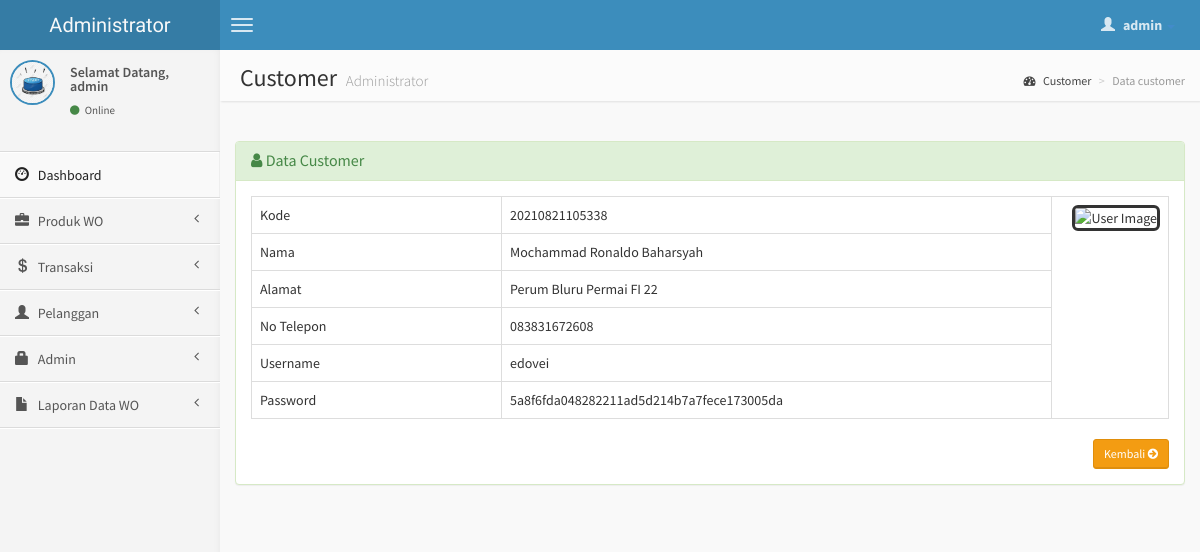
Page /admin/detail-customer.php?kd=20210821105338 (signed in) on the committed database.
### tables this page shows
CREATE TABLE `customer` (
  `kd_cus` varchar(20) NOT NULL,
  `nama` varchar(30) NOT NULL,
  `alamat` varchar(50) NOT NULL,
  `no_telp` varchar(15) NOT NULL,
  `username` varchar(15) NOT NULL,
  `password` text NOT NULL,
  `gambar` varchar(100) NOT NULL
);

### admin/detail-customer.php (the view, shortened to what this page needs)
<?php
if (empty($_SESSION['username'])){
	header('location:../index.php');
} else {
?>
<!DOCTYPE html>
<html>
    <head>
        <link href="../dist/css/bootstrap.css" rel="stylesheet" type="text/css" />
        <link href="//cdnjs.cloudflare.com/ajax/libs/font-awesome/4.1.0/css/font-awesome.min.css" rel="stylesheet" type="text/css" />
        <link href="//code.ionicframework.com/ionicons/1.5.2/css/ionicons.min.css" rel="stylesheet" type="text/css" />
        <link href="../css/morris/morris.css" rel="stylesheet" type="text/css" />
        <link href="../css/jvectormap/jquery-jvectormap-1.2.2.css" rel="stylesheet" type="text/css" />
        <link href="../css/datepicker/datepicker3.css" rel="stylesheet" type="text/css" />
        <link href="../css/daterangepicker/daterangepicker-bs3.css" rel="stylesheet" type="text/css" />
        <link href="../css/bootstrap-wysihtml5/bootstrap3-wysihtml5.min.css" rel="stylesheet" type="text/css" />
        <link href="../css/AdminLTE.css" rel="stylesheet" type="text/css" />
        <link rel="stylesheet" href="datatables/dataTables.bootstrap.css"/>
    </head>
    <body class="skin-blue">
        <header class="header">
            <a href="index.php" class="logo">
                Administrator
            </a>
            <nav class="navbar navbar-static-top" role="navigation">
                <a href="#" class="navbar-btn sidebar-toggle" data-toggle="offcanvas" role="button">
                    <span class="icon-bar"></span>
                    <span class="icon-bar"></span>
                    <span class="icon-bar"></span>
                </a>
                <div class="navbar-right">
                    <ul class="nav navbar-nav">
                        <li class="dropdown user user-menu">
                            <a href="#" class="dropdown-toggle" data-toggle="dropdown">
                                <i class="glyphicon glyphicon-user"></i>
                                <span><?php echo $_SESSION['fullname']; ?> <i class="caret"></i></span>
                            </a>
<?php } ?>
                        </li>
                    </ul>
                </div>
            </nav>
        </header>
        <div class="wrapper row-offcanvas row-offcanvas-left">
            <aside class="left-side sidebar-offcanvas">
                <section class="sidebar">
                    <div class="user-panel">
                        <div class="pull-left image">
                            <img src="<?php echo $_SESSION['gambar']; ?>" class="img-circle" alt="User Image" style="border: 2px solid #3C8DBC;" />
                        </div>
                        <div class="pull-left info">
                            <p>Selamat Datang,<br /><?php echo $_SESSION['fullname']; ?></p>
                            <a href="#"><i class="fa fa-circle text-success"></i> Online</a>
                        </div>
                    </div>
                    <?php include "menu.php"; ?>
                </section>
            </aside>
            <aside class="right-side">
                <section class="content-header">
                    <h1>
                        Customer
                        <small>Administrator</small>
                    </h1>
                    <ol class="breadcrumb">
                        <li><a href="#"><i class="fa fa-dashboard"></i> Customer</a></li>
                        <li class="active">Data customer</li>
                    </ol>
                </section>
                <section class="content">
                    <br />
                    <div class="row">
                        <div class="col-lg-12">
                    <div class="panel panel-success">
                        <div class="panel-heading">
                        <h3 class="panel-title"><i class="fa fa-user"></i> Data Customer </h3>
                        </div>
                        <?php
                    $query = mysqli_query($koneksi, "SELECT * FROM customer WHERE kd_cus='$_GET[kd]'");
                    $data  = mysqli_fetch_array($query);
                    ?>
                                <div class="panel-body">
                      <table id="example" class="table table-hover table-bordered">
                    <tr>
                    <td>Kode</td>
                    <td><?php echo $data['kd_cus']; ?></td>
                    <td rowspan="9"><div class="pull-right image">
                            <img src="<?php echo $data['gambar']; ?>" class="img-rounded" height="300" width="250" alt="User Image" style="border: 3px solid #333333;" />
                        </div></td>
                    </tr>
                    <tr>
                    <td width="250">Nama</td>
                    <td width="550"><?php echo $data['nama']; ?></td>
                    </tr>
                    <tr>
                    <td>Alamat</td>
                    <td><?php echo $data['alamat']; ?></td>
                    </tr>
                    <tr>
                    <td>No Telepon</td>
                    <td><?php echo $data['no_telp']; ?></td>
                    </tr>
                    <tr>
                    <td>Username</td>
                    <td><?php echo $data['username']; ?></td>
                    </tr>
                    <tr>
                    <td>Password</td>
                    <td><?php echo $data['password']; ?></td>
                    </tr>
                   </table>
                <div class="text-right">
                <a href="customer.php" class="btn btn-sm btn-warning"> Kembali <i class="fa fa-arrow-circle-right"></i></a>
                </div>
                                </div>
              </div>
            </div>
                    </div>
                </section>
            </aside>
        </div>
    </body>
</html>

### rows in the picture
customer: kd_cus "20210821105338", nama "Mochammad Ronaldo Baharsyah", alamat "Perum Bluru Permai FI 22", no_telp "083831672608", username "edovei", password "5a8f6fda048282211ad5d214b7a7fece173005da"

### other values in the picture
$_SESSION['fullname'] "admin"
